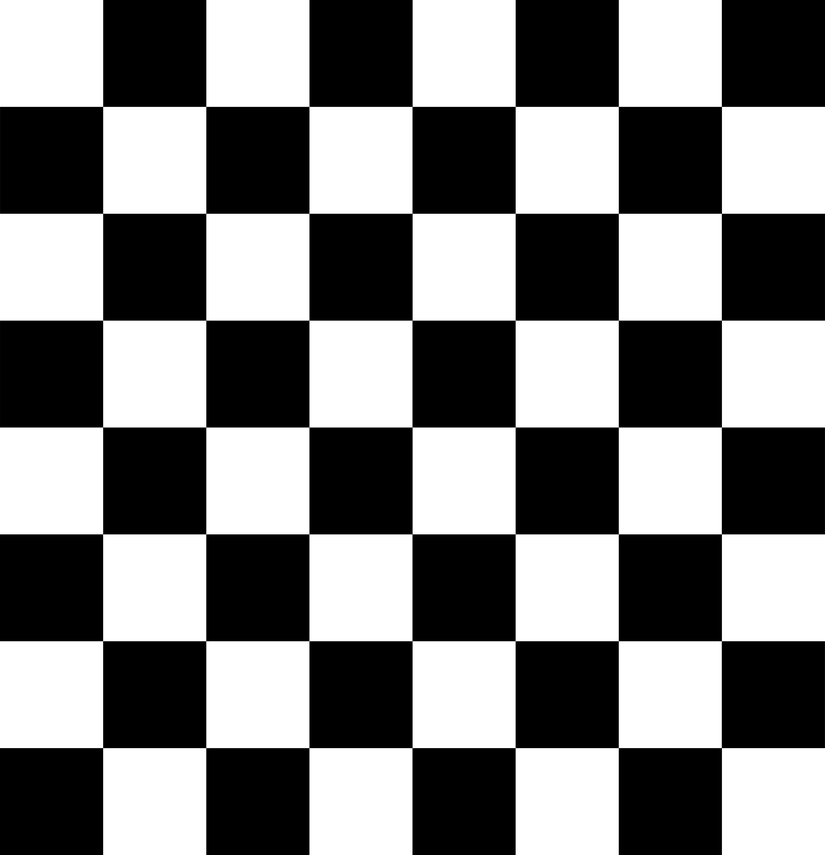
#> input picture Corner Detection/chessboard.png, 825 x 855 px, shrunk from 3595 x 3723 before the run
$ jupyter execute corner_detection.ipynb
#> lines starting #> are read from the running program, lines starting #| are printed output that depends on the picture; after the words box and inside, x2 and y2 are one past the last pixel; in counts of white or black regions, pixels touching at a corner belong together
# Harris Corner Detector in OpenCV

[cell 1]
import numpy as np
import cv2 as cv

filename = 'chessboard.png'
img = cv.imread(filename)
#> img is the input picture: shape (855, 825, 3); min 0, max 255, mean 127.5
gray = cv.cvtColor(img, cv.COLOR_BGR2GRAY)

gray = np.float32(gray)
dst = cv.cornerHarris(gray, 2, 3, 0.04)
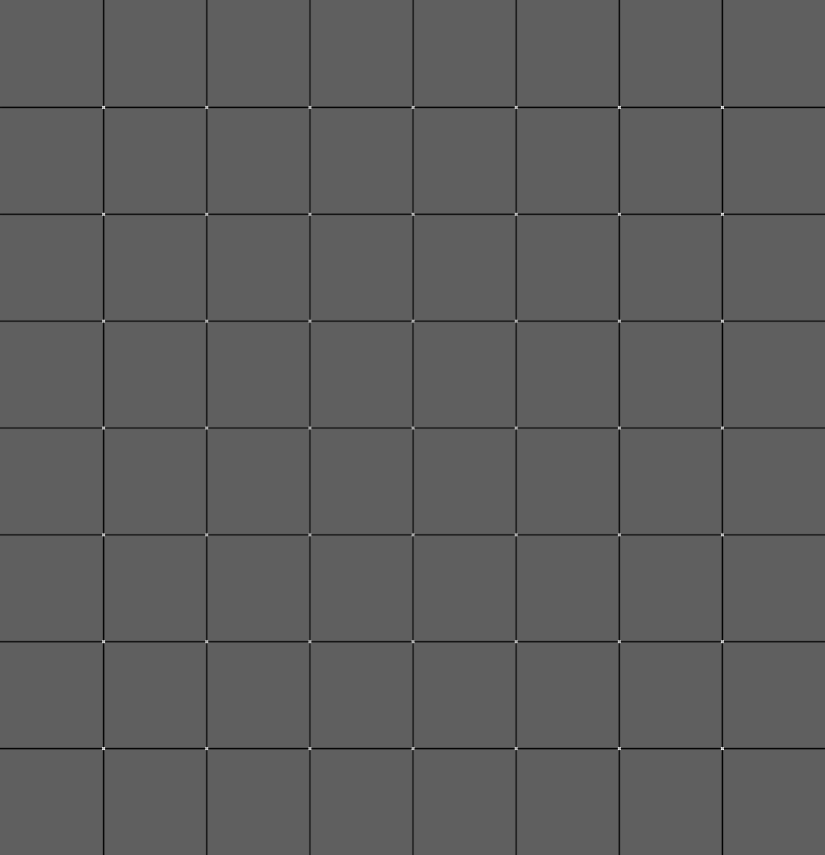
#> dst: shape (855, 825) float32; min -127592832, max 213834368, mean -2464605.5; drawn with min black and max white

# result is dilated for marking the corners, not important
dst = cv.dilate(dst, None)
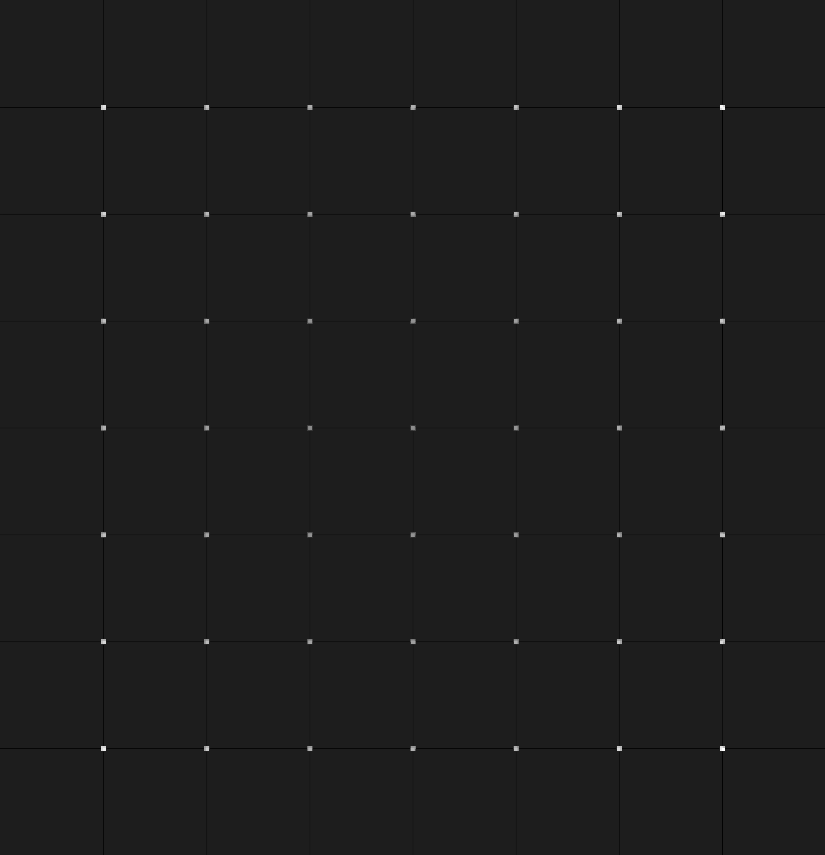
#> dst: shape (855, 825) float32; min -27567748, max 213834368, mean 38847.4; drawn with min black and max white

# threshold for an optimal value, it may vary depending on the image
img[dst>0.01*dst.max()] = [0,0,255]
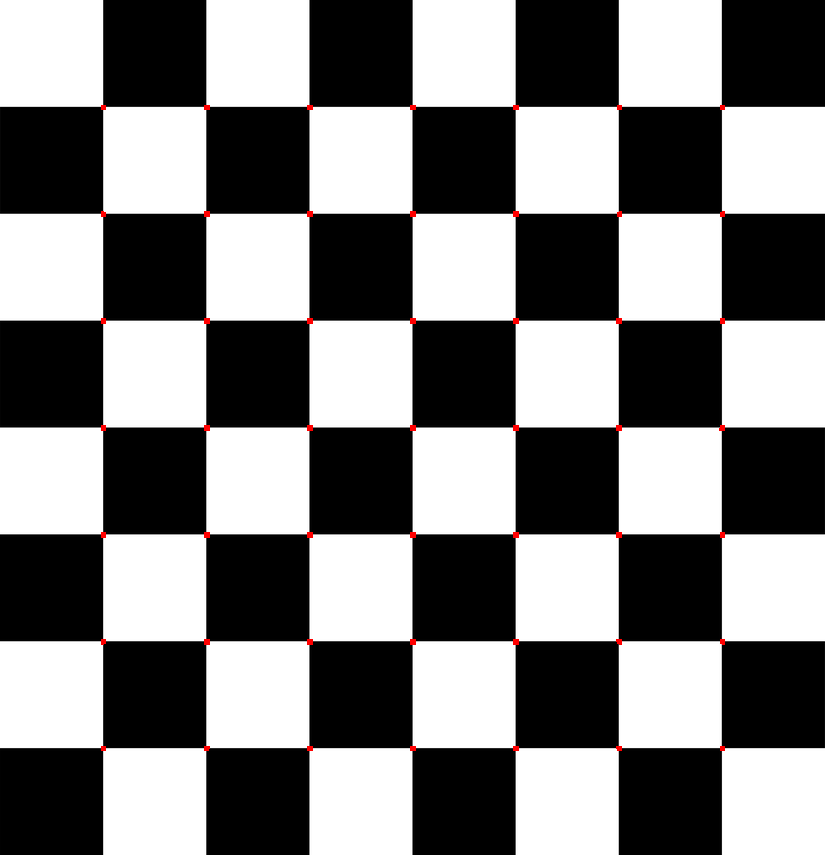
#> img: shape (855, 825, 3); 0.22% of pixels changed, all inside (x1, y1, x2, y2) = (101, 105, 725, 751)

cv.imshow('dst', img)
if cv.waitKey(0) & 0xff == 27:
#> (key Esc is pressed here)
    cv.destroyAllWindows()

# Corner with SubPixel Accuracy

[cell 2]
import numpy as np
import cv2 as cv

filename = 'chessboard.png'
img = cv.imread(filename)
gray = cv.cvtColor(img, cv.COLOR_BGR2GRAY)

# find harris corner
gray = np.float32(gray)
dst = cv.cornerHarris(gray, 2, 3, 0.04)
dst = cv.dilate(dst, None)
ret, dst = cv.threshold(dst, 0.01*dst.max(), 255, 0)
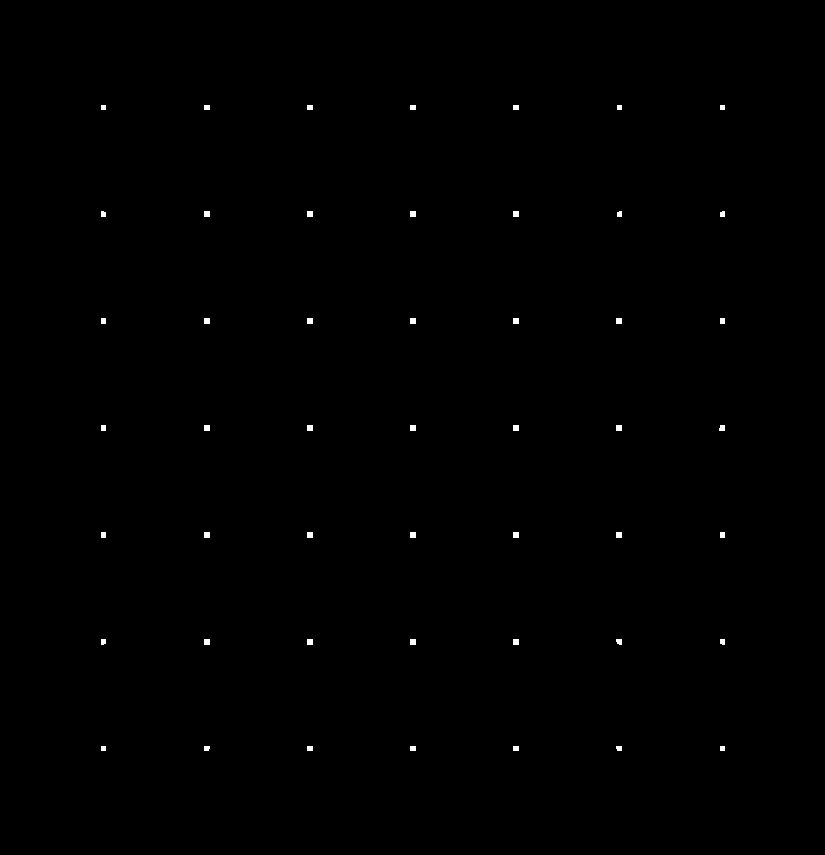
#> dst: shape (855, 825) float32; 0.22% white; 49 white regions, largest, box (x1, y1, x2, y2) and area: (204, 211, 210, 217) 36, (307, 211, 313, 217) 36, (410, 211, 416, 217) 36
#> ret = 2138343.7
dst = np.uint8(dst)

# find centroids
ret, labels, stats, centroids = cv.connectedComponentsWithStats(dst)
#> labels: shape (855, 825) int32; 50 distinct labels, from 0 to 49
#> ret = 50; stats = 50 rows, first 6: [0, 0, 825, 855, 703802], [101, 105, 5, 5, 25], [204, 105, 6, 5, 30], [307, 105, 6, 5, 30], [410, 105, 6, 5, 30], [513, 105, 6, 5, 30]; centroids = 50 pairs, first value 102.9 to 722.1, second value 107 to 748

# define the criteria to stop and refine the corners
criteria = (cv.TERM_CRITERIA_EPS+cv.TERM_CRITERIA_MAX_ITER, 100, 0.001)
corners = cv.cornerSubPix(gray, np.float32(centroids), (5,5), (-1,-1), criteria)
#> corners = 50 pairs, first value 102.6 to 721.4, second value 106.4 to 747.6

# draw them
res = np.hstack((centroids, corners))
#> res = 50 rows, first 6: [412, 427, 412.1, 427], [103, 107, 102.6, 106.4], [206.5, 107, 205.8, 106.4], [309.5, 107, 309, 106.4], [412.5, 107, 412.1, 106.4], [515.5, 107, 515.2, 106.4]
res = np.int0(res)
#> res = 50 rows, first 6: [412, 426, 412, 427], [103, 107, 102, 106], [206, 107, 205, 106], [309, 107, 308, 106], [412, 107, 412, 106], [515, 107, 515, 106]
img[res[:,1], res[:,0]] = [0,0,255]
#> img: shape (855, 825, 3); 0.01% of pixels changed, all inside (x1, y1, x2, y2) = (102, 107, 723, 749)
img[res[:,3], res[:,2]] = [0,255,0]
#> img: shape (855, 825, 3); mean B, G, R 127.4, 127.5, 127.5

cv.imwrite('subpixel5.png', img)
#> Out = True

# Shi-Tomasi Corner Detector

[cell 3]
import numpy as np
import cv2 as cv
from matplotlib import pyplot as plt

img = cv.imread('blox.jpg')
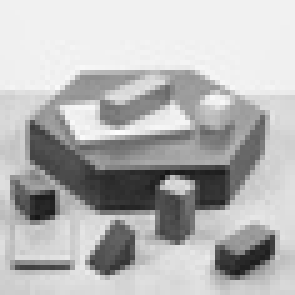
#> input picture Corner Detection/blox.jpg, 59 x 59 px, shrunk from 256 x 256 before the run (shown 5 times larger)
#> img is the input picture: shape (59, 59, 3); min 23, max 254, mean 182.8
gray = cv.cvtColor(img, cv.COLOR_BGR2GRAY)
#> gray: shape (59, 59)

corners = cv.goodFeaturesToTrack(gray, 25, 0.01, 10)
#> corners = 15 rows, first 8: [32, 37], [54, 47], [18, 52], [10, 38], [44, 49], [6, 24], [18, 21], [37, 24]
corners = np.int0(corners)

for i in corners:
    x, y = i.ravel()
    cv.circle(img, (x,y), 3, 255, -1)
#> this loop made 15 passes
#> (x, y) on passes 1 to 12: (32, 37), (54, 47), (18, 52), (10, 38), (44, 49), (6, 24), (18, 21), (37, 24), (2, 53), (52, 23), (45, 34), (26, 46)
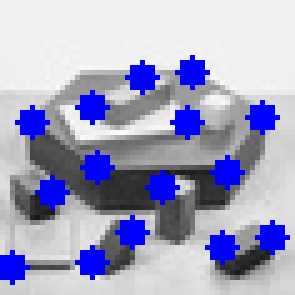
#> img: shape (59, 59, 3) (shown 5 times larger); 12.47% of pixels changed, all inside (x1, y1, x2, y2) = (0, 11, 58, 57)
plt.imshow(img), plt.show()
